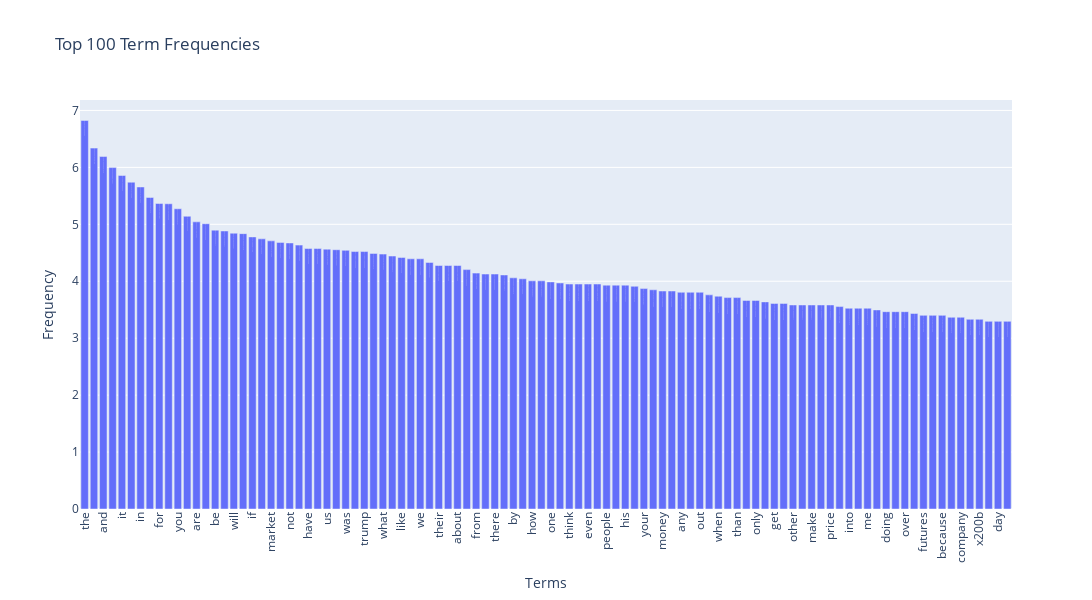

The notebook cell this image was saved under:
### Code cell
# Exercise 15
import math
term_frequencies_log = [math.log(i) for i in term_frequencies]

term_frequencies = np.asarray(reddit_word_counts.sum(axis=0)).flatten()

# get indices of top N terms, sorted descending
top_terms = 100  
top_idx = np.argsort(term_frequencies)[-top_terms:][::-1]

# build dataframe with selected terms
terms = [count_vect.get_feature_names_out()[i] for i in top_idx]
freqs = [term_frequencies_log[i] for i in top_idx]
df_plot = pd.DataFrame({"term": terms, "frequency": freqs})

fig = px.bar(df_plot, x="term", y="frequency",
             title=f"Top {top_terms} Term Frequencies",
             labels={"term": "Terms", "frequency": "Frequency"},
             text="frequency")

fig.update_layout(xaxis_tickangle=-90, 
                  height=600, 
                  width=5000)

fig.show()

'''
The difference that I observe is that all the bars are closer together in height. 
This is beacause the logarithm compresses the number of occurences to the logarithm of the number.
This means that the differences between the most frequent and least frequent terms are less visible.
With the log we can better observer other words than the most frequent ones as they are not that much lower in height. 
For example the, of and to are words that occur the most and with their occurences the rest of the bars are a bit skewed which
makes it harder to find actual words that we want to look for like specific domain terms.
'''

### Figure 1 — Plotly figure (JSON) as saved in the notebook; plotly's stock layout.template omitted (floating-point values rounded to 4 significant figures)
{"data": [{"hovertemplate": "Terms=%{x}<br>Frequency=%{text}<extra></extra>", "legendgroup": "", "marker": {"color": "#636efa", "pattern": {"shape": ""}}, "name": "", "orientation": "v", "showlegend": false, "text": [6.824, 6.339, 6.19, 5.996, 5.858, 5.74, 5.656, 5.472, 5.366, 5.361, 5.273, 5.142, 5.043, 5.011, 4.898, 4.883, 4.844, 4.836, 4.779, 4.745, 4.71, 4.682, 4.673, 4.635, 4.575, 4.575, 4.564, 4.554, 4.543, 4.522, 4.522, 4.489, 4.477, 4.443, 4.419, 4.394, 4.394, 4.331, 4.277, 4.277, 4.277, 4.205, 4.143, 4.127, 4.127, 4.111, 4.06, 4.043, 4.007, 4.007, 3.989, 3.97, 3.951, 3.951, 3.951, 3.951, 3.932, 3.932, 3.932, 3.912, 3.871, 3.85, 3.829, 3.829, 3.807, 3.807, 3.807, 3.761, 3.738, 3.714, 3.714, 3.664, 3.664, 3.638, 3.611, 3.611, 3.584, 3.584, 3.584, 3.584, 3.584, 3.555, 3.526, 3.526, 3.526, 3.497, 3.466, 3.466, 3.466, 3.434, 3.401, 3.401, 3.401, 3.367, 3.367, 3.332, 3.332, 3.296, 3.296, 3.296], "textposition": "auto", "type": "bar", "x": ["the", "to", "and", "is", "it", "of", "in", "that", "for", "this", "you", "on", "are", "they", "be", "he", "will", "with", "if", "as", "market", "but", "not", "so", "have", "all", "us", "just", "was", "at", "trump", "my", "what", "can", "like", "or", "we", "has", "their", "china", "about", "more", "from", "now", "there", "no", "by", "re", "how", "up", "one", "do", "think", "them", "even", "some", "people", "stock", "his", "going", "your", "an", "money", "good", "any", "would", "out", "see", "when", "who", "than", "tariffs", "only", "why", "get", "been", "other", "time", "make", "him", "price", "want", "into", "don", "me", "then", "doing", "down", "over", "could", "futures", "silver", "because", "right", "company", "still", "x200b", "our", "day", "go"], "xaxis": "x", "y": [6.824, 6.339, 6.19, 5.996, 5.858, 5.74, 5.656, 5.472, 5.366, 5.361, 5.273, 5.142, 5.043, 5.011, 4.898, 4.883, 4.844, 4.836, 4.779, 4.745, 4.71, 4.682, 4.673, 4.635, 4.575, 4.575, 4.564, 4.554, 4.543, 4.522, 4.522, 4.489, 4.477, 4.443, 4.419, 4.394, 4.394, 4.331, 4.277, 4.277, 4.277, 4.205, 4.143, 4.127, 4.127, 4.111, 4.06, 4.043, 4.007, 4.007, 3.989, 3.97, 3.951, 3.951, 3.951, 3.951, 3.932, 3.932, 3.932, 3.912, 3.871, 3.85, 3.829, 3.829, 3.807, 3.807, 3.807, 3.761, 3.738, 3.714, 3.714, 3.664, 3.664, 3.638, 3.611, 3.611, 3.584, 3.584, 3.584, 3.584, 3.584, 3.555, 3.526, 3.526, 3.526, 3.497, 3.466, 3.466, 3.466, 3.434, 3.401, 3.401, 3.401, 3.367, 3.367, 3.332, 3.332, 3.296, 3.296, 3.296], "yaxis": "y"}], "layout": {"barmode": "relative", "height": 600, "legend": {"tracegroupgap": 0}, "title": {"text": "Top 100 Term Frequencies"}, "width": 5000, "xaxis": {"anchor": "y", "domain": [0, 1], "tickangle": -90, "title": {"text": "Terms"}}, "yaxis": {"anchor": "x", "domain": [0, 1], "title": {"text": "Frequency"}}}}
